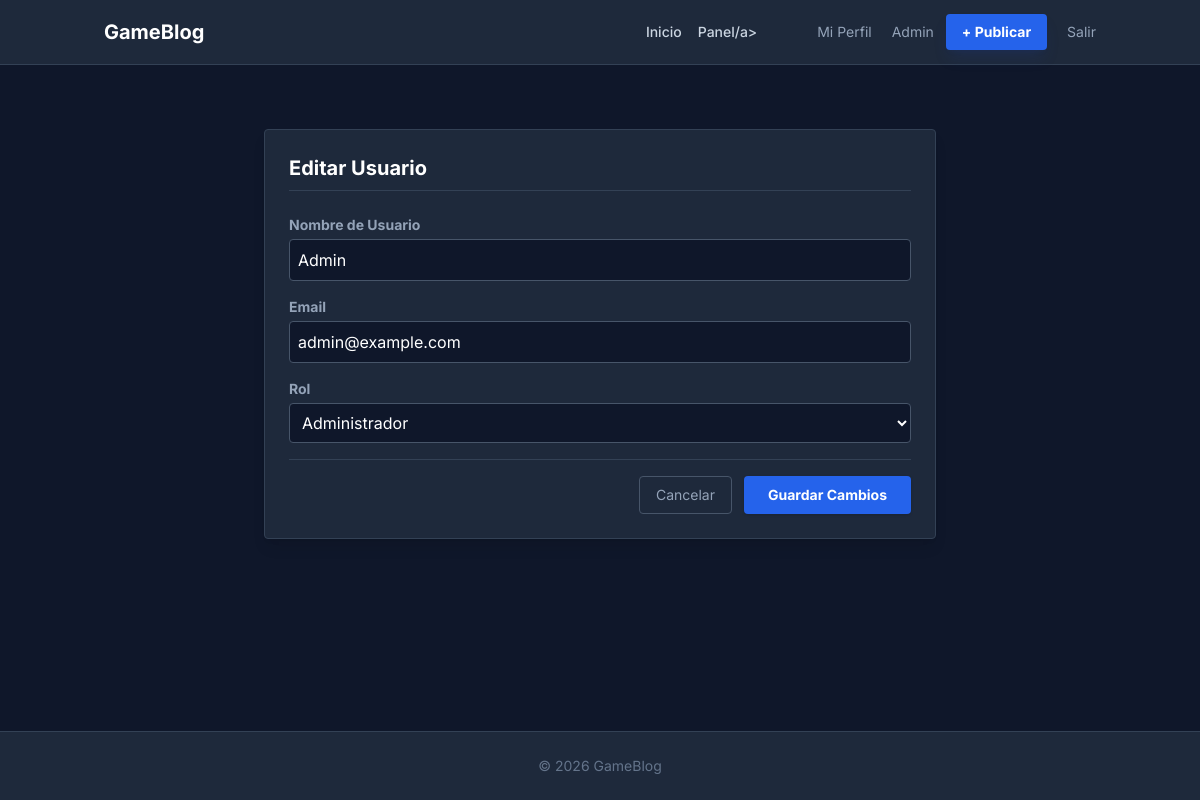
Screenshot of /index.php?action=edit_user&id=1 (signed in) with the database file from the repository.
### tables this page shows
CREATE TABLE IF NOT EXISTS users (
    id INT AUTO_INCREMENT PRIMARY KEY,
    username VARCHAR(80) NOT NULL,
    email VARCHAR(120) NOT NULL UNIQUE,
    password_hash VARCHAR(255) NOT NULL,
    role ENUM('admin', 'writer', 'subscriber') DEFAULT 'subscriber',
    created_at TIMESTAMP DEFAULT CURRENT_TIMESTAMP
);

### controllers/AdminController.php (called while the page is built, shortened)
<?php
class AdminController {
    private $db;
    public function __construct() {
        $database = new Database();
        $this->db = $database->getConnection();
    }
    public function editUser($id) {
        $userModel = new User($this->db);
        $user = $userModel->find($id);
        include __DIR__ . '/../views/admin/edit_user.php';
    }
}

### config/Database.php (called while the page is built, shortened)
<?php
class Database {
    private $host = 'db';
    private $db_name = 'blog_db';
    private $username = 'blog_user';
    private $password = 'blog_pass';
    public function getConnection() {
        $this->pdo = null;
        try {
            $dsn = "mysql:host=" . $this->host . ";dbname=" . $this->db_name . ";charset=utf8mb4";
            $this->pdo = new PDO($dsn, $this->username, $this->password);
            $this->pdo->setAttribute(PDO::ATTR_ERRMODE, PDO::ERRMODE_EXCEPTION);
            $this->pdo->setAttribute(PDO::ATTR_DEFAULT_FETCH_MODE, PDO::FETCH_ASSOC);
        } catch(PDOException $exception) {
            echo "Connection error: " . $exception->getMessage();
        }
        return $this->pdo;
    }
}

### models/User.php (called while the page is built, shortened)
<?php
class User {
    private $db;
    public function __construct($db) {
        $this->db = $db;
    }
    public function find($id) {
        $stmt = $this->db->prepare("SELECT * FROM users WHERE id = ?");
        $stmt->execute([$id]);
        return $stmt->fetch();
    }
}

### views/admin/edit_user.php (the view, shortened to what this page needs)
<?php include __DIR__ . '/../../views/layout/header.php'; ?>
<div class="max-w-2xl mx-auto mt-8">
    <div class="bg-slate-800 rounded border border-slate-700 p-6 shadow-lg">
        <h2 class="text-xl font-bold text-white mb-6 border-b border-slate-700 pb-2">Editar Usuario</h2>
        <form method="POST" action="index.php?action=update_user&id=<?= $user['id'] ?>" class="space-y-4">
            <div>
                <label class="block text-sm font-bold text-slate-400 mb-1">Nombre de Usuario</label>
                <input type="text" name="username" value="<?= htmlspecialchars($user['username']) ?>" required class="w-full bg-slate-900 border border-slate-600 rounded p-2 text-white focus:border-blue-500 outline-none">
            </div>
            <div>
                <label class="block text-sm font-bold text-slate-400 mb-1">Email</label>
                <input type="email" name="email" value="<?= htmlspecialchars($user['email']) ?>" required class="w-full bg-slate-900 border border-slate-600 rounded p-2 text-white focus:border-blue-500 outline-none">
            </div>
            <div>
                <label class="block text-sm font-bold text-slate-400 mb-1">Rol</label>
                <select name="role" class="w-full bg-slate-900 border border-slate-600 rounded p-2 text-white focus:border-blue-500 outline-none">
                    <option value="admin" <?= $user['role'] === 'admin' ? 'selected' : '' ?>>Administrador</option>
                </select>
            </div>
            <div class="flex justify-end gap-3 pt-4 border-t border-slate-700">
                <a href="index.php?action=admin" class="px-4 py-2 border border-slate-600 text-slate-400 rounded hover:text-white hover:border-slate-500 text-sm transition-colors">Cancelar</a>
                <button type="submit" class="px-6 py-2 bg-blue-600 hover:bg-blue-500 text-white font-bold rounded text-sm shadow transition-colors">
                    Guardar Cambios
                </button>
            </div>
        </form>
    </div>
</div>
<?php include __DIR__ . '/../../views/layout/footer.php'; ?>

### views/layout/header.php (style rules this page uses)
body { font-family: 'Inter', sans-serif; }

### rows the page displays
users: username "Admin", email "admin@example.com", role "Administrador"

### other values shown
$_SESSION['username'] "Admin"
